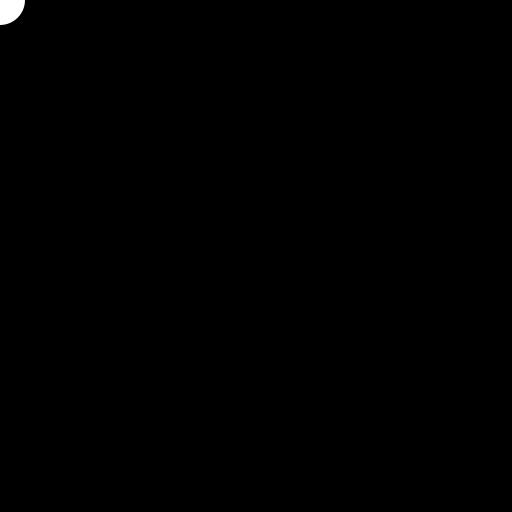
Frame 1 (no input)
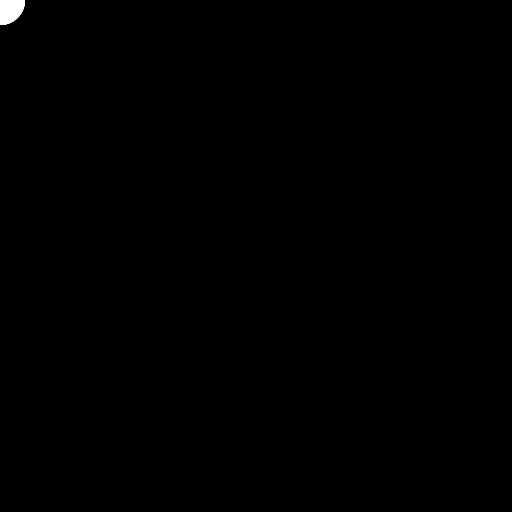
Frame 60 (the mouse pressed at the canvas centre just before this capture)
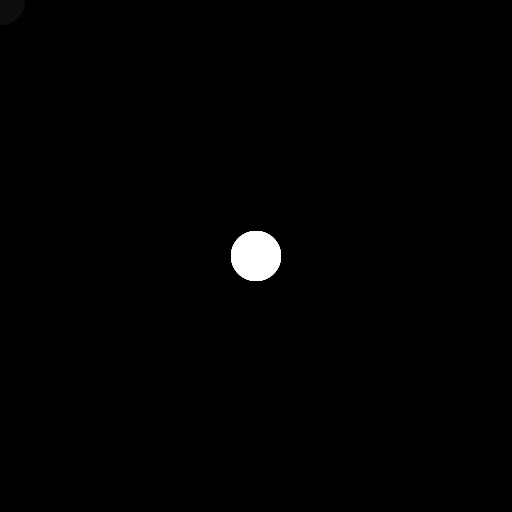
Frame 120 (the mouse held since frame 60 and released just before this capture)

The Processing sketch that drew these frames (run headless with seeded random() and noise(); from frame 60 on, the mouse is pressed at the canvas centre):

// Processing sketch: ribbon
// ── ribbon.pde
void setup() {
    size(512, 512);
    colorMode(HSB, 100);
    // black background
    background(0, 0, 0);
}

void draw() {
    // set the fill color to black
    fill(0, 5);
    // draw a rectangle the size of the window
    rect(0, 0, width, height);
    // set the fill
    white();
    // rainbow();
    noStroke();
    ellipse(mouseX, mouseY, 50, 50);
}

void white() {
    fill(0, 0, 100);
}

float tick = 0;
void rainbow() {
    fill(tick, 100, 100);
    tick = (tick + 1) % 100;
}
